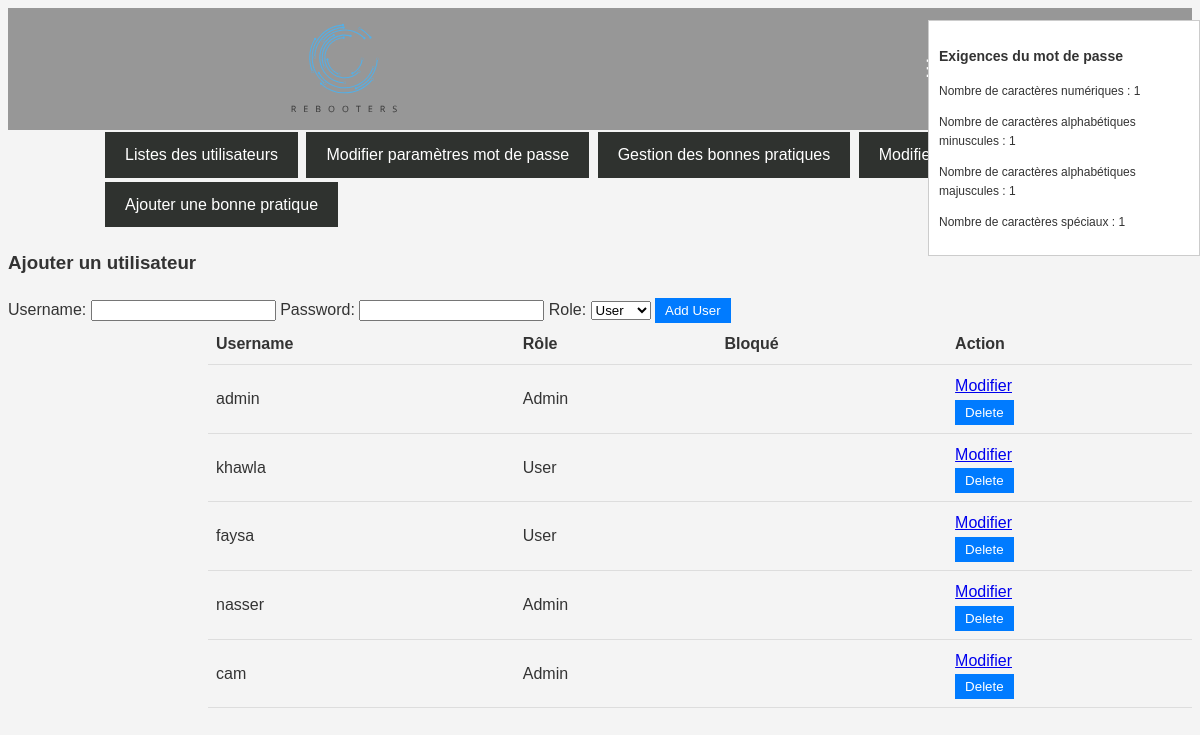
Page /Superadmin/superadmin_users_list.php on the committed database.
### tables this page shows
CREATE TABLE `PasswordRequirements` (
  `id` int(6) UNSIGNED NOT NULL,
  `n` int(3) NOT NULL,
  `p` int(3) NOT NULL,
  `q` int(3) NOT NULL,
  `r` int(3) NOT NULL,
  `reg_date` timestamp NOT NULL DEFAULT current_timestamp() ON UPDATE current_timestamp()
);

CREATE TABLE `Utilisateurs` (
  `IDUtilisateur` int(11) NOT NULL,
  `NomUtilisateur` varchar(60) NOT NULL,
  `MotDePasse` varchar(255) NOT NULL,
  `TypeUtilisateur` tinyint(1) NOT NULL DEFAULT 0,
  `NBtentative` tinyint(3) NOT NULL DEFAULT 0,
  `Bloque` tinyint(1) NOT NULL DEFAULT 0
);

### Superadmin/superadmin_users_list.php (the view, shortened to what this page needs)
<?php
include("../Database/base.php");
$stmt = $bd->prepare("SELECT NomUtilisateur, TypeUtilisateur, Bloque FROM Utilisateurs");
$stmt->execute();
$users = $stmt->fetchAll(PDO::FETCH_ASSOC);
$currentUsername = $_SESSION['username'];
$usernameToModify = isset($_GET['modify']) ? $_GET['modify'] : null;
?>
<!DOCTYPE html>
<html lang="fr">
<head>
  <link rel="stylesheet" href="/Styles/admin.css">
  <link href="https://maxcdn.bootstrapcdn.com/font-awesome/4.7.0/css/font-awesome.min.css" rel="stylesheet">
</head>
<body>
<nav>
    <div class="logo">
        <img src="/Images/logo.svg" alt="REBOOTERS Logo" height="200" >
    </div>
    <div>
        <div class="user-menu">
            <button class="user-button">☰</button>
        </div>
    </div>
</nav>
<?php
$stmt = $bd->prepare("SELECT * FROM PasswordRequirements");
$stmt->execute();
$requirements = $stmt->fetch(PDO::FETCH_ASSOC);
if ($requirements !== false) {
    $n = $requirements['n'];
    $p = $requirements['p'];
    $q = $requirements['q'];
    $r = $requirements['r'];
} else {
    $n = $p = $q = $r = 0;
}
?>
<div class="requirements-container">
    <h3>Exigences du mot de passe</h3>
    <p>Nombre de caractères numériques : <?php echo $n; ?></p>
    <p>Nombre de caractères alphabétiques minuscules : <?php echo $p; ?></p>
    <p>Nombre de caractères alphabétiques majuscules : <?php echo $q; ?></p>
    <p>Nombre de caractères spéciaux : <?php echo $r; ?></p>
</div>
<div class="menu">
    <a href="superadmin_users_list.php">Listes des utilisateurs</a>
    <a href="superadmin_banned_users.php">Modifier paramètres mot de passe</a>
    <a href="superadmin_bp.php">Gestion des bonnes pratiques</a>
    <a href="superadmin_editprog.php">Modifier un programmee</a>
    <a href="superadmin_addbp.php">Ajouter une bonne pratique</a>
</div>
<h3>Ajouter un utilisateur</h3>
<form action="../Database/add_user.php" method="post">
    <label for="username">Username:</label>
    <input type="text" id="username" name="username" required>
    <label for="password">Password:</label>
    <input type="password" id="password" name="password" required>
    <label for="role">Role:</label>
    <select id="role" name="role">
        <option value="0">User</option>
    </select>
    <button type="submit"> Add User </button>
</form>
<div class="content">
    <table>
        <tr>
            <th>Username</th>
            <th>Rôle</th>
            <th>Bloqué</th>
            <th>Action</th>
        </tr>
        <?php foreach ($users as $user): ?>
            <tr>
                <td><?php echo htmlspecialchars($user['NomUtilisateur']); ?></td>
                <td><?php echo $user['TypeUtilisateur'] == 1 ? 'Admin' : 'User'; ?></td>
                <td><?php echo $user['Bloque'] == 1 ? 'Oui' : ''; ?></td>
                <td>
                    <?php if ($usernameToModify === $user['NomUtilisateur'] && $currentUsername !== $user['NomUtilisateur']): ?>
                    <?php else: ?>
                        <?php if ($currentUsername !== $user['NomUtilisateur']): ?>
                            <a href="?edit=<?php echo urlencode($user['NomUtilisateur']); ?>">Modifier</a>
                            <form action="../Database/delete_user.php" method="POST" onsubmit="return confirm('Are you sure ?');">
                                <button type="submit">Delete</button>
                            </form>
                        <?php endif; ?>
                    <?php endif; ?>
                </td>
            </tr>
        <?php endforeach; ?>
    </table>
</div>
</body>
</html>

### Styles/admin.css (style rules this page uses)
body { font-family: Arial, sans-serif; background: #f4f4f4; color: #333; line-height: 1.6; }
nav { background-color: #979797; color: white; padding: 1rem 0; display: flex; justify-content: space-around; align-items: center; }
.logo { font-size: 1.5rem; font-weight: bold; display: flex; align-items: center; }
.menu-button, .user-button { background: none; border: none; cursor: pointer; color: white; font-size: 1.5rem; }
.user-menu { position: relative; display: inline-block; }
.logo { height: 90px; }
.content { margin-left: 200px; }
table { width: 100%; border-collapse: collapse; }
th, td { text-align: left; padding: 8px; border-bottom: 1px solid #ddd; }
.menu a { display: inline-block; padding: 10px 20px; margin: 2px; background-color: #2f322f; color: white; text-decoration: none; font-size: 16px; }
.menu { margin-left: 95px; }
button { cursor: pointer; padding: 5px 10px; border: none; background-color: #007BFF; color: white; }

### Superadmin/superadmin_users_list.php (style rules this page uses)
.requirements-container { position: fixed; top: 20px; right: 0; background: #fff; border: 1px solid #ccc; padding: 10px; z-index: 1000; width: 250px; font-size: 12px; }

### rows in the picture
passwordrequirements: n "1", p "1", q "1", r "1"
utilisateurs: NomUtilisateur "admin", TypeUtilisateur "Admin"
utilisateurs: NomUtilisateur "khawla", TypeUtilisateur "User"
utilisateurs: NomUtilisateur "faysa", TypeUtilisateur "User"
utilisateurs: NomUtilisateur "nasser", TypeUtilisateur "Admin"
utilisateurs: NomUtilisateur "cam", TypeUtilisateur "Admin"
